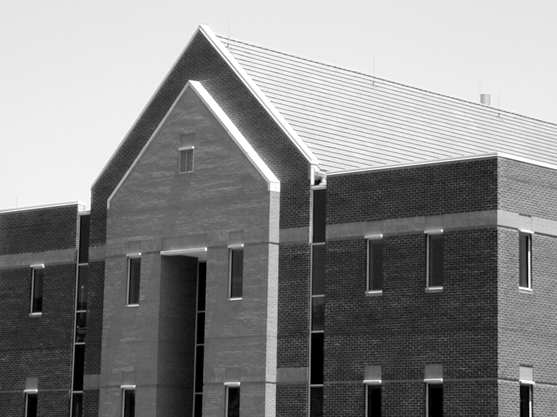
#> input picture lab/SW9_Canny/dom.png, 557 x 417 px
$ jupyter execute 09_Canny_HW.ipynb
#> lines starting #> are read from the running program, lines starting #| are printed output that depends on the picture
## Zadanie domowe - Algorytm Canny'ego

Celem zadania domowego jest wykonanie pełnej implementacji algorytmu Canny'ego.

W ramach ćwiczenia w trakcie laboratorium wyznaczono obrazy $g_{NH}$ i $g_{NL}$.
Dla przypomnienia:
Można powiedzieć, że na obrazie $g_{NH}$ są "pewne" krawędzie.
Natomiast na $g_{NL}$ "potencjalne".
Często krawędzie "pewne" nie są ciągłe.
Wykorzystuje się więc krawędzie "potencjalne", aby uzupełnić nieciągłości.
Procedura wygląda następująco:
1. Stwórz stos zawierający wszystkie piksele zaznaczone na obrazie $g_{NH}$.
W tym celu wykorzystaj listę współrzędnych `[row, col]`.
Do pobrania elementu z początku służy metoda `list.pop()`.
Do dodania elementu na koniec listy służy metoda `list.append(new)`.
2. Stwórz obraz, który będzie zawierał informację czy dany piksel został już odwiedzony.
3. Stwórz obraz, który zawierać będzie wynikowe krawędzie.
Jej rozmiar jest równy rozmiarowi obrazu.
4. Wykonaj pętlę, która będzie pobierać elementy z listy, dopóki ta nie będzie pusta.
W tym celu najlepiej sprawdzi się pętla `while`.
    - W każdej iteracji pobierz element ze stosu.
    - Sprawdź, czy dany element został już odwiedzony.
    - Jeśli nie został, to:
        - Oznacz go jako odwiedzony,
        - Oznacz piksel jako krawędź w wyniku,
        - Sprawdź otoczenie piksela w obrazie $g_{NL}$,
        - Dodaj do stosu współrzędne otoczenia, które zawierają krawędź.
        Można to wykonać np. pętlą po stworzonym otoczeniu.
7. Wyświetl obraz oryginalny, obraz $g_{NH}$ oraz obraz wynikowy.
8. Porównaj wynik algorytmu z wynikiem OpenCV.

Pomocnicze obrazy $g_{NH}$ i $g_{NL}$ zostały wprowadzone dla uproszczenia opisu.
Algorytm można zaimplementować w bardziej "zwarty" sposób.

Na podstawie powyższego opisu zaimplementuj pełny algorytm Canny'ego.

[cell 1]
import cv2
from matplotlib import pyplot as plt
import numpy as np

dom = cv2.imread('dom.png', cv2.IMREAD_GRAYSCALE)
#> dom is the input picture: shape (417, 557); min 0, max 255, mean 133.3


def canny_edge_detection(img, t_low, t_high=None, k_size=(5, 5)):
#> called with t_low = 4, t_high = 11, k_size = (5, 5)
    if t_high is None:
        t_high = 2.5 * t_low

    blur_img = cv2.GaussianBlur(img, k_size, 0)

    s1 = np.array([[-1, 0, 1], [-2, 0, 2], [-1, 0, 1]])
    s2 = s1.T
    kernel_s1 = s1 / sum([el if el > 0 else 0 for row in s1 for el in row])
    kernel_s2 = s2 / sum([el if el > 0 else 0 for row in s2 for el in row])
    g_x = np.abs(cv2.filter2D(src=blur_img, ddepth=-1, kernel=kernel_s2))
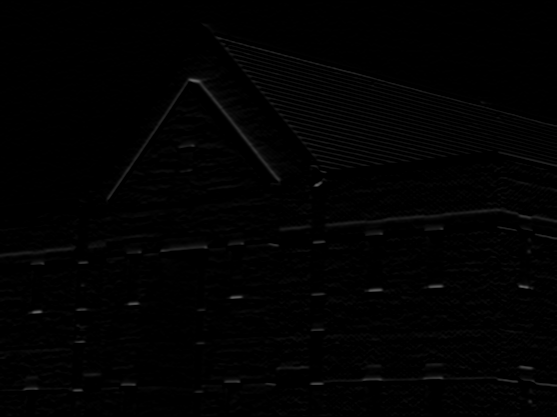
#> g_x: shape (417, 557); min 0, max 103, mean 2
    g_y = np.abs(cv2.filter2D(src=blur_img, ddepth=-1, kernel=kernel_s1))
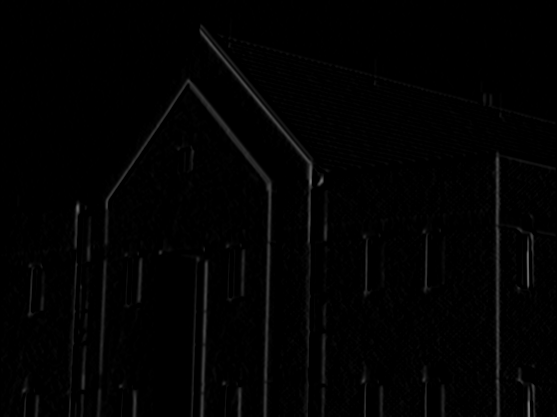
#> g_y: shape (417, 557); min 0, max 116, mean 2.4

    M = np.sqrt(g_x ** 2 + g_y ** 2)
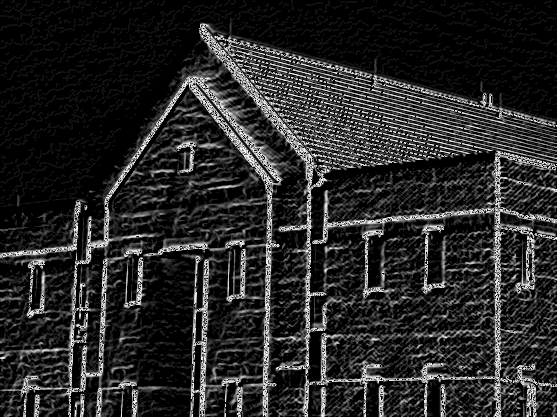
#> M: shape (417, 557) float16; min 0, max 15.91, mean 2.48; drawn with min black and max white
    alfa = np.arctan2(g_y, g_x) / np.pi * 180  # stopnie
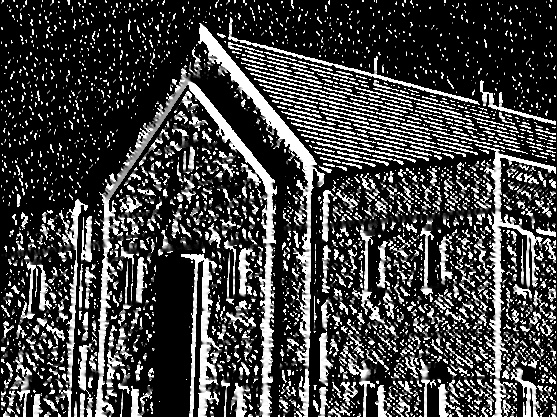
#> alfa: shape (417, 557) float16; min 0, max 90, mean 23.3; drawn with min black and max white
    alfa[alfa < 0] += 180

    g_n = np.zeros(M.shape)

    for i in range(1, M.shape[0] - 1):
        for j in range(1, M.shape[1] - 1):
            # frame = M[i - 1: i + 1, i - 1: i + 1]
            # kąt 0
            if 0 <= alfa[i, j] < 22.5 or 157.5 <= alfa[i, j] <= 180:
                if M[i, j - 1] > M[i, j] or M[i, j + 1] > M[i, j]:
                    g_n[i, j] = 0
                else:
                    g_n[i, j] = M[i, j]
            # kąt 45
            elif 22.5 <= alfa[i, j] < 67.5:
                if M[i + 1, j - 1] > M[i, j] or M[i - 1, j + 1] > M[i, j]:
                    g_n[i, j] = 0
                else:
                    g_n[i, j] = M[i, j]
            # kąt 90
            elif 67.5 <= alfa[i, j] < 112.5:
                if M[i + 1, j] > M[i, j] or M[i - 1, j] > M[i, j]:
                    g_n[i, j] = 0
                else:
                    g_n[i, j] = M[i, j]
            # kąt 135
            else:
                if M[i - 1, j - 1] > M[i, j] or M[i + 1, j + 1] > M[i, j]:
                    g_n[i, j] = 0
                else:
                    g_n[i, j] = M[i, j]
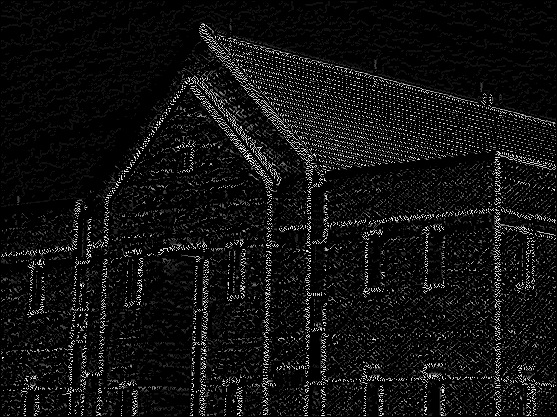
#> g_n: shape (417, 557) float64; min 0, max 15.91, mean 1.03; drawn with min black and max white

    gn_high = (g_n >= t_high)
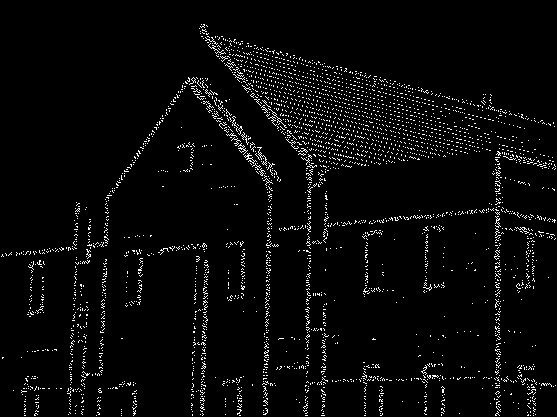
#> gn_high: shape (417, 557) bool; 3.6% white in thin lines or dots
    gn_low_1 = (g_n < t_high)
#> gn_low_1: shape (417, 557) bool; 96.4% white; black in thin lines or dots
    gn_low_2 = (g_n >= t_low)
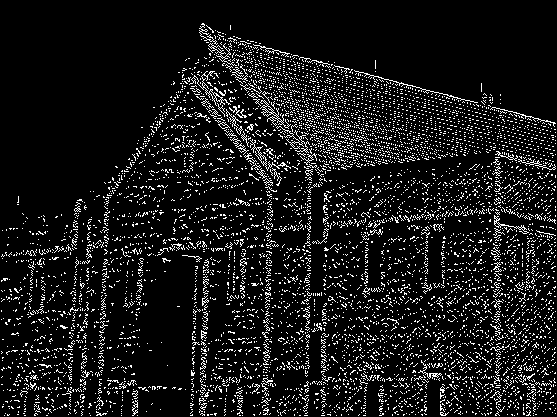
#> gn_low_2: shape (417, 557) bool; 9.5% white in thin lines or dots
    gn_low = np.logical_and(gn_low_1, gn_low_2)
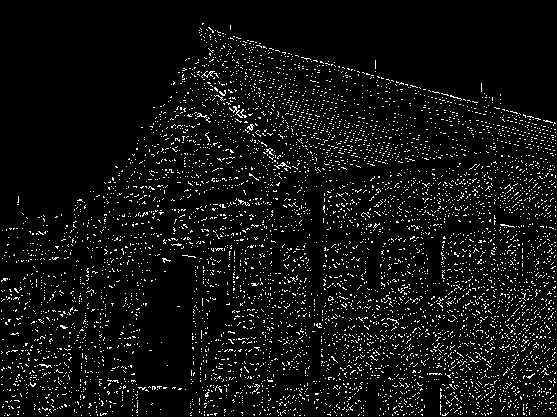
#> gn_low: shape (417, 557) bool; 6% white in thin lines or dots


    img_wy = np.zeros(img.shape, dtype=np.uint8)
    stack = []
    for i in range(img_wy.shape[0]):
        for j in range(img_wy.shape[1]):
            if gn_high[i, j]:
                stack.append((i, j))

    is_visited = np.zeros(img_wy.shape, dtype=bool)

    while stack:
        x, y = stack.pop()
        if not is_visited[x, y]:
            is_visited[x, y] = True
            img_wy[x, y] = 255
            frame = gn_low[x - 1:x + 1, y - 1:y + 1]
            for i in range(frame.shape[0]):
                for j in range(frame.shape[1]):
                    if frame[i, j]:
                        stack.append((x + i - 1, y + j - 1))
#> this loop made 12512 passes
#> frame on passes 1, 2, 3, 5, 7, 9, 10, 11, 13, 14, 15, 16: [[False, False], [False, False]], [[True, False], [False, False]], [[False, True], [False, True]], [[False, True], [False, True]], [[False, False], [False, True]], [[False, False], [False, False]], [[False, False], [True, False]], [[False, False], [False, True]], [[False, False], [False, False]], [[False, False], [False, False]], [[False, False], [False, False]], [[True, False], [False, False]]
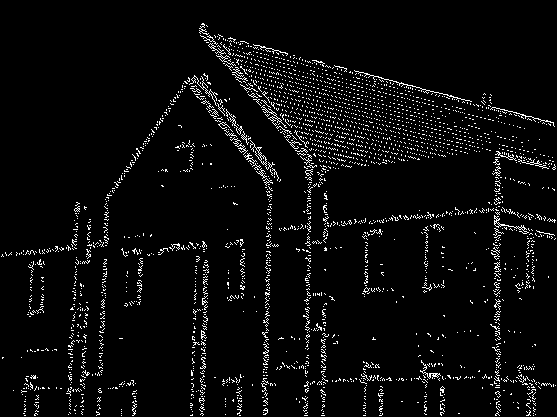
#> img_wy: shape (417, 557); 4.4% white in thin lines or dots
#> is_visited: shape (417, 557) bool; 4.4% white in thin lines or dots
#> after the loop, stack = []

    return img_wy, gn_high

edges, gnh = canny_edge_detection(dom, 4, 11)
plt.imshow(edges, 'gray')
plt.axis('off')
plt.title("Krawędzie")
plt.show()

plt.imshow(gnh, 'gray')
plt.axis('off')
plt.title("gn_h")
plt.show()
